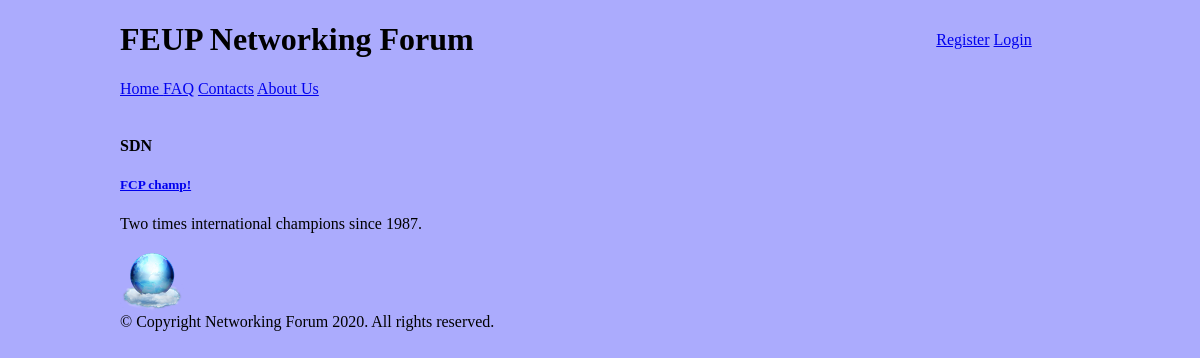
The page /php/list_by_topic.php?topic=SDN on the database as committed earlier.
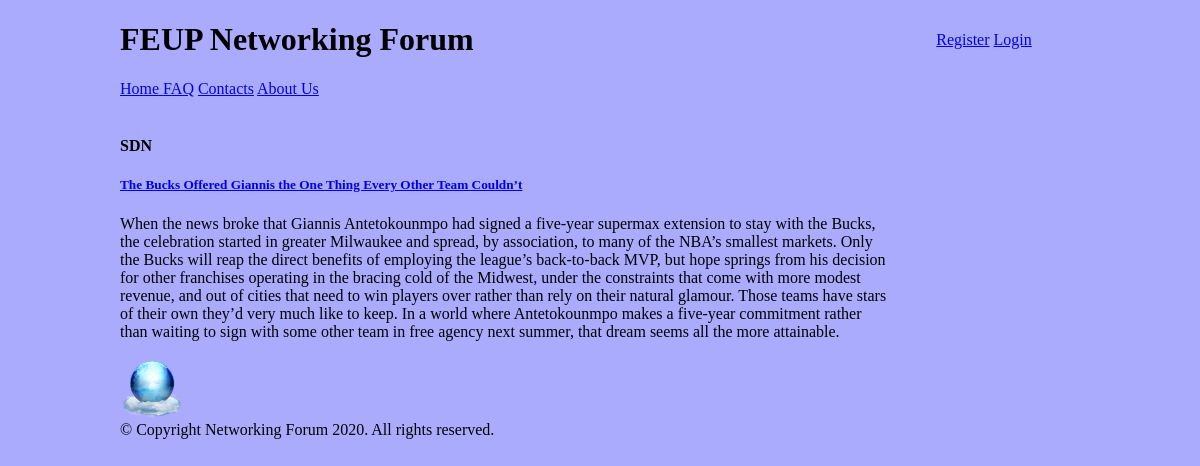
The same page on the database as committed later.
### tables this page shows
CREATE TABLE forumpost (
    postid integer PRIMARY KEY AUTOINCREMENT,
    posttitle text NOT NULL,
    content text CHECK(LENGTH(content)>= 0 AND LENGTH(content)<20000),
    username text REFERENCES user, 
    topic text REFERENCES topic, 
    postrate integer CHECK(postrate>=0 AND postrate <=5),
    forumpostcollection_id integer REFERENCES collection
    );

### database/posts.php (called while the page is built, shortened)
<?php
function getPostsByTopic($topic){
  global $dbh;
  $stmt = $dbh->prepare('SELECT posttitle,content,topic FROM forumpost  WHERE topic = ?');
  $stmt->execute(array($topic));
  return $stmt->fetchAll();
}

### php/list_by_topic.php (the view)
<?php
    require_once("../database/init.php");
    require_once("../database/posts.php");
    include_once("../templates/homepage_section/header_pagina_inicial_tpl.php");
?>
<section id="posts">
<article>
<aside id="related">
 <?php
    $topic = $_GET["topic"];
 ?>
 <h1> <?php echo $topic;?> </h1>
 <?php $articles = getPostsByTopic($topic); ?>
 <?php foreach ($articles as $article) { ?>
        <article>
            <h1><a href="../php/post.php?postitle=<?php echo $article['posttitle'] ?>"><?php echo $article["posttitle"]?></a></h1>
            <p><?php echo $article["content"] ?></p>
        </article>
       </aside>
 <?php  } ?>
 <?php
include_once("../templates/static_sections/footer_tpl.php");
 ?>

Rows that differ between the two databases and show on the page:
changed forumpost: posttitle "FCP champ!" → "The Bucks Offered Giannis the One Thing Every Other Team Couldn’t"; content "Two times international champions since 1987." → "When the news broke that Giannis Antetokounmpo had signed a five-year supermax extension to stay with the Bucks, the celebration started in greater Milwaukee and spread, by association, to many of the NBA’s smallest markets. Only the Bucks will reap the direct benefits of employing the league’s back-to-back MVP, but hope springs from his decision for other franchises operating in the bracing cold of the Midwest, under the constraints that come with more modest revenue, and out of cities that need to win players over rather than rely on their natural glamour. Those teams have stars of their own they’d very much like to keep. In a world where Antetokounmpo makes a five-year commitment rather…"
